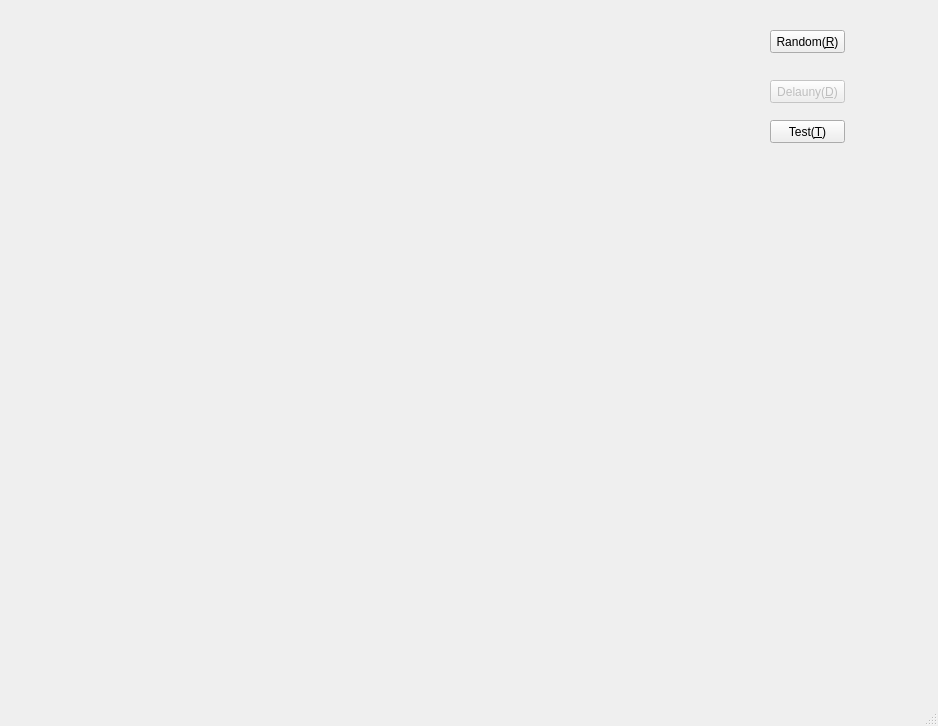
<?xml version="1.0" encoding="UTF-8"?>
<ui version="4.0">
 <class>MainWindow</class>
 <widget class="QMainWindow" name="MainWindow">
  <property name="geometry">
   <rect>
    <x>0</x>
    <y>0</y>
    <width>938</width>
    <height>726</height>
   </rect>
  </property>
  <property name="windowTitle">
   <string>MainWindow</string>
  </property>
  <widget class="QWidget" name="centralwidget">
   <widget class="QLabel" name="labelImg">
    <property name="geometry">
     <rect>
      <x>60</x>
      <y>19</y>
      <width>700</width>
      <height>650</height>
     </rect>
    </property>
    <property name="text">
     <string/>
    </property>
    <property name="textFormat">
     <enum>Qt::PlainText</enum>
    </property>
    <property name="alignment">
     <set>Qt::AlignCenter</set>
    </property>
   </widget>
   <widget class="QPushButton" name="ButtonRam">
    <property name="geometry">
     <rect>
      <x>770</x>
      <y>30</y>
      <width>75</width>
      <height>23</height>
     </rect>
    </property>
    <property name="text">
     <string>Random(&amp;R)</string>
    </property>
    <property name="shortcut">
     <string>Ctrl+R</string>
    </property>
   </widget>
   <widget class="QPushButton" name="ButtonCal">
    <property name="enabled">
     <bool>false</bool>
    </property>
    <property name="geometry">
     <rect>
      <x>770</x>
      <y>80</y>
      <width>75</width>
      <height>23</height>
     </rect>
    </property>
    <property name="text">
     <string>Delauny(&amp;D)</string>
    </property>
    <property name="shortcut">
     <string>Ctrl+D</string>
    </property>
   </widget>
   <widget class="QPushButton" name="ButtonTest">
    <property name="geometry">
     <rect>
      <x>770</x>
      <y>120</y>
      <width>75</width>
      <height>23</height>
     </rect>
    </property>
    <property name="text">
     <string>Test(&amp;T)</string>
    </property>
    <property name="shortcut">
     <string>Ctrl+T</string>
    </property>
   </widget>
  </widget>
  <widget class="QMenuBar" name="menubar">
   <property name="geometry">
    <rect>
     <x>0</x>
     <y>0</y>
     <width>938</width>
     <height>22</height>
    </rect>
   </property>
  </widget>
  <widget class="QStatusBar" name="statusbar"/>
 </widget>
 <resources/>
 <connections/>
</ui>
